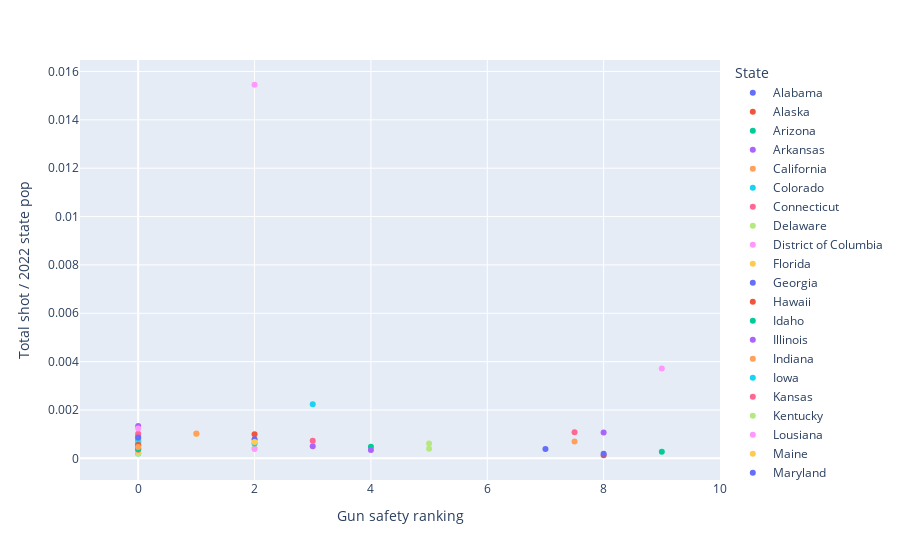

The code cell stored with this chart in its notebook:
### Code cell
# Plot the scatterplot with plotly
fig = px.scatter(merge_df2, x="Gun safety ranking", y="Total shot / 2022 state pop", color="State", trendline="ols")
fig.update_layout(xaxis_range=[0,0.002])
fig.update_layout(xaxis_range=[-1,10])

# Show the plot
fig.show()

### Figure 1 — Plotly figure (JSON) as saved in the notebook; plotly's stock layout.template omitted (floating-point values rounded to 4 significant figures)
{"data": [{"hovertemplate": "State=Alabama<br>Gun safety ranking=%{x}<br>Total shot / 2022 state pop=%{y}<extra></extra>", "legendgroup": "Alabama", "marker": {"color": "#636efa", "symbol": "circle"}, "mode": "markers", "name": "Alabama", "orientation": "v", "showlegend": true, "type": "scatter", "x": [0], "xaxis": "x", "y": [0.0006898], "yaxis": "y"}, {"hovertemplate": "State=Alabama<extra></extra>", "legendgroup": "Alabama", "marker": {"color": "#636efa", "symbol": "circle"}, "mode": "lines", "name": "Alabama", "showlegend": false, "type": "scatter", "xaxis": "x", "yaxis": "y"}, {"hovertemplate": "State=Alaska<br>Gun safety ranking=%{x}<br>Total shot / 2022 state pop=%{y}<extra></extra>", "legendgroup": "Alaska", "marker": {"color": "#EF553B", "symbol": "circle"}, "mode": "markers", "name": "Alaska", "orientation": "v", "showlegend": true, "type": "scatter", "x": [0], "xaxis": "x", "y": [0.0005453], "yaxis": "y"}, {"hovertemplate": "State=Alaska<extra></extra>", "legendgroup": "Alaska", "marker": {"color": "#EF553B", "symbol": "circle"}, "mode": "lines", "name": "Alaska", "showlegend": false, "type": "scatter", "xaxis": "x", "yaxis": "y"}, {"hovertemplate": "State=Arizona<br>Gun safety ranking=%{x}<br>Total shot / 2022 state pop=%{y}<extra></extra>", "legendgroup": "Arizona", "marker": {"color": "#00cc96", "symbol": "circle"}, "mode": "markers", "name": "Arizona", "orientation": "v", "showlegend": true, "type": "scatter", "x": [0], "xaxis": "x", "y": [0.0007338], "yaxis": "y"}, {"hovertemplate": "State=Arizona<extra></extra>", "legendgroup": "Arizona", "marker": {"color": "#00cc96", "symbol": "circle"}, "mode": "lines", "name": "Arizona", "showlegend": false, "type": "scatter", "xaxis": "x", "yaxis": "y"}, {"hovertemplate": "State=Arkansas<br>Gun safety ranking=%{x}<br>Total shot / 2022 state pop=%{y}<extra></extra>", "legendgroup": "Arkansas", "marker": {"color": "#ab63fa", "symbol": "circle"}, "mode": "markers", "name": "Arkansas", "orientation": "v", "showlegend": true, "type": "scatter", "x": [0], "xaxis": "x", "y": [0.0004268], "yaxis": "y"}, {"hovertemplate": "State=Arkansas<extra></extra>", "legendgroup": "Arkansas", "marker": {"color": "#ab63fa", "symbol": "circle"}, "mode": "lines", "name": "Arkansas", "showlegend": false, "type": "scatter", "xaxis": "x", "yaxis": "y"}, {"hovertemplate": "State=California<br>Gun safety ranking=%{x}<br>Total shot / 2022 state pop=%{y}<extra></extra>", "legendgroup": "California", "marker": {"color": "#FFA15A", "symbol": "circle"}, "mode": "markers", "name": "California", "orientation": "v", "showlegend": true, "type": "scatter", "x": [7.5], "xaxis": "x", "y": [0.0006995], "yaxis": "y"}, {"hovertemplate": "State=California<extra></extra>", "legendgroup": "California", "marker": {"color": "#FFA15A", "symbol": "circle"}, "mode": "lines", "name": "California", "showlegend": false, "type": "scatter", "xaxis": "x", "yaxis": "y"}, {"hovertemplate": "State=Colorado<br>Gun safety ranking=%{x}<br>Total shot / 2022 state pop=%{y}<extra></extra>", "legendgroup": "Colorado", "marker": {"color": "#19d3f3", "symbol": "circle"}, "mode": "markers", "name": "Colorado", "orientation": "v", "showlegend": true, "type": "scatter", "x": [3], "xaxis": "x", "y": [0.002243], "yaxis": "y"}, {"hovertemplate": "State=Colorado<extra></extra>", "legendgroup": "Colorado", "marker": {"color": "#19d3f3", "symbol": "circle"}, "mode": "lines", "name": "Colorado", "showlegend": false, "type": "scatter", "xaxis": "x", "yaxis": "y"}, {"hovertemplate": "State=Connecticut<br>Gun safety ranking=%{x}<br>Total shot / 2022 state pop=%{y}<extra></extra>", "legendgroup": "Connecticut", "marker": {"color": "#FF6692", "symbol": "circle"}, "mode": "markers", "name": "Connecticut", "orientation": "v", "showlegend": true, "type": "scatter", "x": [7.5], "xaxis": "x", "y": [0.001076], "yaxis": "y"}, {"hovertemplate": "State=Connecticut<extra></extra>", "legendgroup": "Connecticut", "marker": {"color": "#FF6692", "symbol": "circle"}, "mode": "lines", "name": "Connecticut", "showlegend": false, "type": "scatter", "xaxis": "x", "yaxis": "y"}, {"hovertemplate": "State=Delaware<br>Gun safety ranking=%{x}<br>Total shot / 2022 state pop=%{y}<extra></extra>", "legendgroup": "Delaware", "marker": {"color": "#B6E880", "symbol": "circle"}, "mode": "markers", "name": "Delaware", "orientation": "v", "showlegend": true, "type": "scatter", "x": [5], "xaxis": "x", "y": [0.0003928], "yaxis": "y"}, {"hovertemplate": "State=Delaware<extra></extra>", "legendgroup": "Delaware", "marker": {"color": "#B6E880", "symbol": "circle"}, "mode": "lines", "name": "Delaware", "showlegend": false, "type": "scatter", "xaxis": "x", "yaxis": "y"}, {"hovertemplate": "State=District of Columbia<br>Gun safety ranking=%{x}<br>Total shot / 2022 state pop=%{y}<extra></extra>", "legendgroup": "District of Columbia", "marker": {"color": "#FF97FF", "symbol": "circle"}, "mode": "markers", "name": "District of Columbia", "orientation": "v", "showlegend": true, "type": "scatter", "x": [9], "xaxis": "x", "y": [0.003721], "yaxis": "y"}, {"hovertemplate": "State=District of Columbia<extra></extra>", "legendgroup": "District of Columbia", "marker": {"color": "#FF97FF", "symbol": "circle"}, "mode": "lines", "name": "District of Columbia", "showlegend": false, "type": "scatter", "xaxis": "x", "yaxis": "y"}, {"hovertemplate": "State=Florida<br>Gun safety ranking=%{x}<br>Total shot / 2022 state pop=%{y}<extra></extra>", "legendgroup": "Florida", "marker": {"color": "#FECB52", "symbol": "circle"}, "mode": "markers", "name": "Florida", "orientation": "v", "showlegend": true, "type": "scatter", "x": [1], "xaxis": "x", "y": [0.001007], "yaxis": "y"}, {"hovertemplate": "State=Florida<extra></extra>", "legendgroup": "Florida", "marker": {"color": "#FECB52", "symbol": "circle"}, "mode": "lines", "name": "Florida", "showlegend": false, "type": "scatter", "xaxis": "x", "yaxis": "y"}, {"hovertemplate": "State=Georgia<br>Gun safety ranking=%{x}<br>Total shot / 2022 state pop=%{y}<extra></extra>", "legendgroup": "Georgia", "marker": {"color": "#636efa", "symbol": "circle"}, "mode": "markers", "name": "Georgia", "orientation": "v", "showlegend": true, "type": "scatter", "x": [0], "xaxis": "x", "y": [0.0003849], "yaxis": "y"}, {"hovertemplate": "State=Georgia<extra></extra>", "legendgroup": "Georgia", "marker": {"color": "#636efa", "symbol": "circle"}, "mode": "lines", "name": "Georgia", "showlegend": false, "type": "scatter", "xaxis": "x", "yaxis": "y"}, {"hovertemplate": "State=Hawaii<br>Gun safety ranking=%{x}<br>Total shot / 2022 state pop=%{y}<extra></extra>", "legendgroup": "Hawaii", "marker": {"color": "#EF553B", "symbol": "circle"}, "mode": "markers", "name": "Hawaii", "orientation": "v", "showlegend": true, "type": "scatter", "x": [8], "xaxis": "x", "y": [null], "yaxis": "y"}, {"hovertemplate": "State=Hawaii<extra></extra>", "legendgroup": "Hawaii", "marker": {"color": "#EF553B", "symbol": "circle"}, "mode": "lines", "name": "Hawaii", "showlegend": false, "type": "scatter", "xaxis": "x", "yaxis": "y"}, {"hovertemplate": "State=Idaho<br>Gun safety ranking=%{x}<br>Total shot / 2022 state pop=%{y}<extra></extra>", "legendgroup": "Idaho", "marker": {"color": "#00cc96", "symbol": "circle"}, "mode": "markers", "name": "Idaho", "orientation": "v", "showlegend": true, "type": "scatter", "x": [0], "xaxis": "x", "y": [0.0002063], "yaxis": "y"}, {"hovertemplate": "State=Idaho<extra></extra>", "legendgroup": "Idaho", "marker": {"color": "#00cc96", "symbol": "circle"}, "mode": "lines", "name": "Idaho", "showlegend": false, "type": "scatter", "xaxis": "x", "yaxis": "y"}, {"hovertemplate": "State=Illinois<br>Gun safety ranking=%{x}<br>Total shot / 2022 state pop=%{y}<extra></extra>", "legendgroup": "Illinois", "marker": {"color": "#ab63fa", "symbol": "circle"}, "mode": "markers", "name": "Illinois", "orientation": "v", "showlegend": true, "type": "scatter", "x": [8], "xaxis": "x", "y": [0.001073], "yaxis": "y"}, {"hovertemplate": "State=Illinois<extra></extra>", "legendgroup": "Illinois", "marker": {"color": "#ab63fa", "symbol": "circle"}, "mode": "lines", "name": "Illinois", "showlegend": false, "type": "scatter", "xaxis": "x", "yaxis": "y"}, {"hovertemplate": "State=Indiana<br>Gun safety ranking=%{x}<br>Total shot / 2022 state pop=%{y}<extra></extra>", "legendgroup": "Indiana", "marker": {"color": "#FFA15A", "symbol": "circle"}, "mode": "markers", "name": "Indiana", "orientation": "v", "showlegend": true, "type": "scatter", "x": [0], "xaxis": "x", "y": [0.0006586], "yaxis": "y"}, {"hovertemplate": "State=Indiana<extra></extra>", "legendgroup": "Indiana", "marker": {"color": "#FFA15A", "symbol": "circle"}, "mode": "lines", "name": "Indiana", "showlegend": false, "type": "scatter", "xaxis": "x", "yaxis": "y"}, {"hovertemplate": "State=Iowa<br>Gun safety ranking=%{x}<br>Total shot / 2022 state pop=%{y}<extra></extra>", "legendgroup": "Iowa", "marker": {"color": "#19d3f3", "symbol": "circle"}, "mode": "markers", "name": "Iowa", "orientation": "v", "showlegend": true, "type": "scatter", "x": [1], "xaxis": "x", "y": [null], "yaxis": "y"}, {"hovertemplate": "State=Iowa<extra></extra>", "legendgroup": "Iowa", "marker": {"color": "#19d3f3", "symbol": "circle"}, "mode": "lines", "name": "Iowa", "showlegend": false, "type": "scatter", "xaxis": "x", "yaxis": "y"}, {"hovertemplate": "State=Kansas<br>Gun safety ranking=%{x}<br>Total shot / 2022 state pop=%{y}<extra></extra>", "legendgroup": "Kansas", "marker": {"color": "#FF6692", "symbol": "circle"}, "mode": "markers", "name": "Kansas", "orientation": "v", "showlegend": true, "type": "scatter", "x": [0], "xaxis": "x", "y": [0.001021], "yaxis": "y"}, {"hovertemplate": "State=Kansas<extra></extra>", "legendgroup": "Kansas", "marker": {"color": "#FF6692", "symbol": "circle"}, "mode": "lines", "name": "Kansas", "showlegend": false, "type": "scatter", "xaxis": "x", "yaxis": "y"}, {"hovertemplate": "State=Kentucky<br>Gun safety ranking=%{x}<br>Total shot / 2022 state pop=%{y}<extra></extra>", "legendgroup": "Kentucky", "marker": {"color": "#B6E880", "symbol": "circle"}, "mode": "markers", "name": "Kentucky", "orientation": "v", "showlegend": true, "type": "scatter", "x": [0], "xaxis": "x", "y": [0.0001995], "yaxis": "y"}, {"hovertemplate": "State=Kentucky<extra></extra>", "legendgroup": "Kentucky", "marker": {"color": "#B6E880", "symbol": "circle"}, "mode": "lines", "name": "Kentucky", "showlegend": false, "type": "scatter", "xaxis": "x", "yaxis": "y"}, {"hovertemplate": "State=Lousiana<br>Gun safety ranking=%{x}<br>Total shot / 2022 state pop=%{y}<extra></extra>", "legendgroup": "Lousiana", "marker": {"color": "#FF97FF", "symbol": "circle"}, "mode": "markers", "name": "Lousiana", "orientation": "v", "showlegend": true, "type": "scatter", "x": [1], "xaxis": "x", "y": [null], "yaxis": "y"}, {"hovertemplate": "State=Lousiana<extra></extra>", "legendgroup": "Lousiana", "marker": {"color": "#FF97FF", "symbol": "circle"}, "mode": "lines", "name": "Lousiana", "showlegend": false, "type": "scatter", "xaxis": "x", "yaxis": "y"}, {"hovertemplate": "State=Maine<br>Gun safety ranking=%{x}<br>Total shot / 2022 state pop=%{y}<extra></extra>", "legendgroup": "Maine", "marker": {"color": "#FECB52", "symbol": "circle"}, "mode": "markers", "name": "Maine", "orientation": "v", "showlegend": true, "type": "scatter", "x": [0], "xaxis": "x", "y": [0.0002887], "yaxis": "y"}, {"hovertemplate": "State=Maine<extra></extra>", "legendgroup": "Maine", "marker": {"color": "#FECB52", "symbol": "circle"}, "mode": "lines", "name": "Maine", "showlegend": false, "type": "scatter", "xaxis": "x", "yaxis": "y"}, {"hovertemplate": "State=Maryland<br>Gun safety ranking=%{x}<br>Total shot / 2022 state pop=%{y}<extra></extra>", "legendgroup": "Maryland", "marker": {"color": "#636efa", "symbol": "circle"}, "mode": "markers", "name": "Maryland", "orientation": "v", "showlegend": true, "type": "scatter", "x": [7], "xaxis": "x", "y": [0.0003893], "yaxis": "y"}, {"hovertemplate": "State=Maryland<extra></extra>", "legendgroup": "Maryland", "marker": {"color": "#636efa", "symbol": "circle"}, "mode": "lines", "name": "Maryland", "showlegend": false, "type": "scatter", "xaxis": "x", "yaxis": "y"}, {"hovertemplate": "State=Massachusetts<br>Gun safety ranking=%{x}<br>Total shot / 2022 state pop=%{y}<extra></extra>", "legendgroup": "Massachusetts", "marker": {"color": "#EF553B", "symbol": "circle"}, "mode": "markers", "name": "Massachusetts", "orientation": "v", "showlegend": true, "type": "scatter", "x": [8], "xaxis": "x", "y": [0.0001289], "yaxis": "y"}, {"hovertemplate": "State=Massachusetts<extra></extra>", "legendgroup": "Massachusetts", "marker": {"color": "#EF553B", "symbol": "circle"}, "mode": "lines", "name": "Massachusetts", "showlegend": false, "type": "scatter", "xaxis": "x", "yaxis": "y"}, {"hovertemplate": "State=Michigan<br>Gun safety ranking=%{x}<br>Total shot / 2022 state pop=%{y}<extra></extra>", "legendgroup": "Michigan", "marker": {"color": "#00cc96", "symbol": "circle"}, "mode": "markers", "name": "Michigan", "orientation": "v", "showlegend": true, "type": "scatter", "x": [4], "xaxis": "x", "y": [0.0004784], "yaxis": "y"}, {"hovertemplate": "State=Michigan<extra></extra>", "legendgroup": "Michigan", "marker": {"color": "#00cc96", "symbol": "circle"}, "mode": "lines", "name": "Michigan", "showlegend": false, "type": "scatter", "xaxis": "x", "yaxis": "y"}, {"hovertemplate": "State=Minnesota<br>Gun safety ranking=%{x}<br>Total shot / 2022 state pop=%{y}<extra></extra>", "legendgroup": "Minnesota", "marker": {"color": "#ab63fa", "symbol": "circle"}, "mode": "markers", "name": "Minnesota", "orientation": "v", "showlegend": true, "type": "scatter", "x": [4], "xaxis": "x", "y": [0.0003498], "yaxis": "y"}, {"hovertemplate": "State=Minnesota<extra></extra>", "legendgroup": "Minnesota", "marker": {"color": "#ab63fa", "symbol": "circle"}, "mode": "lines", "name": "Minnesota", "showlegend": false, "type": "scatter", "xaxis": "x", "yaxis": "y"}, {"hovertemplate": "State=Mississippi<br>Gun safety ranking=%{x}<br>Total shot / 2022 state pop=%{y}<extra></extra>", "legendgroup": "Mississippi", "marker": {"color": "#FFA15A", "symbol": "circle"}, "mode": "markers", "name": "Mississippi", "orientation": "v", "showlegend": true, "type": "scatter", "x": [0], "xaxis": "x", "y": [0.0006803], "yaxis": "y"}, {"hovertemplate": "State=Mississippi<extra></extra>", "legendgroup": "Mississippi", "marker": {"color": "#FFA15A", "symbol": "circle"}, "mode": "lines", "name": "Mississippi", "showlegend": false, "type": "scatter", "xaxis": "x", "yaxis": "y"}, {"hovertemplate": "State=Missouri<br>Gun safety ranking=%{x}<br>Total shot / 2022 state pop=%{y}<extra></extra>", "legendgroup": "Missouri", "marker": {"color": "#19d3f3", "symbol": "circle"}, "mode": "markers", "name": "Missouri", "orientation": "v", "showlegend": true, "type": "scatter", "x": [0], "xaxis": "x", "y": [0.0005827], "yaxis": "y"}, {"hovertemplate": "State=Missouri<extra></extra>", "legendgroup": "Missouri", "marker": {"color": "#19d3f3", "symbol": "circle"}, "mode": "lines", "name": "Missouri", "showlegend": false, "type": "scatter", "xaxis": "x", "yaxis": "y"}, {"hovertemplate": "State=Montana<br>Gun safety ranking=%{x}<br>Total shot / 2022 state pop=%{y}<extra></extra>", "legendgroup": "Montana", "marker": {"color": "#FF6692", "symbol": "circle"}, "mode": "markers", "name": "Montana", "orientation": "v", "showlegend": true, "type": "scatter", "x": [0], "xaxis": "x", "y": [0.0003562], "yaxis": "y"}, {"hovertemplate": "State=Montana<extra></extra>", "legendgroup": "Montana", "marker": {"color": "#FF6692", "symbol": "circle"}, "mode": "lines", "name": "Montana", "showlegend": false, "type": "scatter", "xaxis": "x", "yaxis": "y"}, {"hovertemplate": "State=Nebraska<br>Gun safety ranking=%{x}<br>Total shot / 2022 state pop=%{y}<extra></extra>", "legendgroup": "Nebraska", "marker": {"color": "#B6E880", "symbol": "circle"}, "mode": "markers", "name": "Nebraska", "orientation": "v", "showlegend": true, "type": "scatter", "x": [4], "xaxis": "x", "y": [null], "yaxis": "y"}, {"hovertemplate": "State=Nebraska<extra></extra>", "legendgroup": "Nebraska", "marker": {"color": "#B6E880", "symbol": "circle"}, "mode": "lines", "name": "Nebraska", "showlegend": false, "type": "scatter", "xaxis": "x", "yaxis": "y"}, {"hovertemplate": "State=Nevada<br>Gun safety ranking=%{x}<br>Total shot / 2022 state pop=%{y}<extra></extra>", "legendgroup": "Nevada", "marker": {"color": "#FF97FF", "symbol": "circle"}, "mode": "markers", "name": "Nevada", "orientation": "v", "showlegend": true, "type": "scatter", "x": [2], "xaxis": "x", "y": [0.01545], "yaxis": "y"}, {"hovertemplate": "State=Nevada<extra></extra>", "legendgroup": "Nevada", "marker": {"color": "#FF97FF", "symbol": "circle"}, "mode": "lines", "name": "Nevada", "showlegend": false, "type": "scatter", "xaxis": "x", "yaxis": "y"}, {"hovertemplate": "State=New Hampshire<br>Gun safety ranking=%{x}<br>Total shot / 2022 state pop=%{y}<extra></extra>", "legendgroup": "New Hampshire", "marker": {"color": "#FECB52", "symbol": "circle"}, "mode": "markers", "name": "New Hampshire", "orientation": "v", "showlegend": true, "type": "scatter", "x": [0], "xaxis": "x", "y": [null], "yaxis": "y"}, {"hovertemplate": "State=New Hampshire<extra></extra>", "legendgroup": "New Hampshire", "marker": {"color": "#FECB52", "symbol": "circle"}, "mode": "lines", "name": "New Hampshire", "showlegend": false, "type": "scatter", "xaxis": "x", "yaxis": "y"}, {"hovertemplate": "State=New Jersey<br>Gun safety ranking=%{x}<br>Total shot / 2022 state pop=%{y}<extra></extra>", "legendgroup": "New Jersey", "marker": {"color": "#636efa", "symbol": "circle"}, "mode": "markers", "name": "New Jersey", "orientation": "v", "showlegend": true, "type": "scatter", "x": [8], "xaxis": "x", "y": [0.0001943], "yaxis": "y"}, {"hovertemplate": "State=New Jersey<extra></extra>", "legendgroup": "New Jersey", "marker": {"color": "#636efa", "symbol": "circle"}, "mode": "lines", "name": "New Jersey", "showlegend": false, "type": "scatter", "xaxis": "x", "yaxis": "y"}, {"hovertemplate": "State=New Mexico<br>Gun safety ranking=%{x}<br>Total shot / 2022 state pop=%{y}<extra></extra>", "legendgroup": "New Mexico", "marker": {"color": "#EF553B", "symbol": "circle"}, "mode": "markers", "name": "New Mexico", "orientation": "v", "showlegend": true, "type": "scatter", "x": [2], "xaxis": "x", "y": [0.0009937], "yaxis": "y"}, {"hovertemplate": "State=New Mexico<extra></extra>", "legendgroup": "New Mexico", "marker": {"color": "#EF553B", "symbol": "circle"}, "mode": "lines", "name": "New Mexico", "showlegend": false, "type": "scatter", "xaxis": "x", "yaxis": "y"}, {"hovertemplate": "State=New York<br>Gun safety ranking=%{x}<br>Total shot / 2022 state pop=%{y}<extra></extra>", "legendgroup": "New York", "marker": {"color": "#00cc96", "symbol": "circle"}, "mode": "markers", "name": "New York", "orientation": "v", "showlegend": true, "type": "scatter", "x": [9], "xaxis": "x", "y": [0.0002693], "yaxis": "y"}, {"hovertemplate": "State=New York<extra></extra>", "legendgroup": "New York", "marker": {"color": "#00cc96", "symbol": "circle"}, "mode": "lines", "name": "New York", "showlegend": false, "type": "scatter", "xaxis": "x", "yaxis": "y"}, {"hovertemplate": "State=North Carolina<br>Gun safety ranking=%{x}<br>Total shot / 2022 state pop=%{y}<extra></extra>", "legendgroup": "North Carolina", "marker": {"color": "#ab63fa", "symbol": "circle"}, "mode": "markers", "name": "North Carolina", "orientation": "v", "showlegend": true, "type": "scatter", "x": [3], "xaxis": "x", "y": [0.0005047], "yaxis": "y"}, {"hovertemplate": "State=North Carolina<extra></extra>", "legendgroup": "North Carolina", "marker": {"color": "#ab63fa", "symbol": "circle"}, "mode": "lines", "name": "North Carolina", "showlegend": false, "type": "scatter", "xaxis": "x", "yaxis": "y"}, {"hovertemplate": "State=North Dakota<br>Gun safety ranking=%{x}<br>Total shot / 2022 state pop=%{y}<extra></extra>", "legendgroup": "North Dakota", "marker": {"color": "#FFA15A", "symbol": "circle"}, "mode": "markers", "name": "North Dakota", "orientation": "v", "showlegend": true, "type": "scatter", "x": [1], "xaxis": "x", "y": [0.001027], "yaxis": "y"}, {"hovertemplate": "State=North Dakota<extra></extra>", "legendgroup": "North Dakota", "marker": {"color": "#FFA15A", "symbol": "circle"}, "mode": "lines", "name": "North Dakota", "showlegend": false, "type": "scatter", "xaxis": "x", "yaxis": "y"}, {"hovertemplate": "State=Ohio<br>Gun safety ranking=%{x}<br>Total shot / 2022 state pop=%{y}<extra></extra>", "legendgroup": "Ohio", "marker": {"color": "#19d3f3", "symbol": "circle"}, "mode": "markers", "name": "Ohio", "orientation": "v", "showlegend": true, "type": "scatter", "x": [0], "xaxis": "x", "y": [0.0008081], "yaxis": "y"}, {"hovertemplate": "State=Ohio<extra></extra>", "legendgroup": "Ohio", "marker": {"color": "#19d3f3", "symbol": "circle"}, "mode": "lines", "name": "Ohio", "showlegend": false, "type": "scatter", "xaxis": "x", "yaxis": "y"}, {"hovertemplate": "State=Oklahoma<br>Gun safety ranking=%{x}<br>Total shot / 2022 state pop=%{y}<extra></extra>", "legendgroup": "Oklahoma", "marker": {"color": "#FF6692", "symbol": "circle"}, "mode": "markers", "name": "Oklahoma", "orientation": "v", "showlegend": true, "type": "scatter", "x": [0], "xaxis": "x", "y": [0.0009204], "yaxis": "y"}, {"hovertemplate": "State=Oklahoma<extra></extra>", "legendgroup": "Oklahoma", "marker": {"color": "#FF6692", "symbol": "circle"}, "mode": "lines", "name": "Oklahoma", "showlegend": false, "type": "scatter", "xaxis": "x", "yaxis": "y"}, {"hovertemplate": "State=Oregon<br>Gun safety ranking=%{x}<br>Total shot / 2022 state pop=%{y}<extra></extra>", "legendgroup": "Oregon", "marker": {"color": "#B6E880", "symbol": "circle"}, "mode": "markers", "name": "Oregon", "orientation": "v", "showlegend": true, "type": "scatter", "x": [2], "xaxis": "x", "y": [0.0004245], "yaxis": "y"}, {"hovertemplate": "State=Oregon<extra></extra>", "legendgroup": "Oregon", "marker": {"color": "#B6E880", "symbol": "circle"}, "mode": "lines", "name": "Oregon", "showlegend": false, "type": "scatter", "xaxis": "x", "yaxis": "y"}, {"hovertemplate": "State=Pennsylvania<br>Gun safety ranking=%{x}<br>Total shot / 2022 state pop=%{y}<extra></extra>", "legendgroup": "Pennsylvania", "marker": {"color": "#FF97FF", "symbol": "circle"}, "mode": "markers", "name": "Pennsylvania", "orientation": "v", "showlegend": true, "type": "scatter", "x": [2], "xaxis": "x", "y": [0.0003854], "yaxis": "y"}, {"hovertemplate": "State=Pennsylvania<extra></extra>", "legendgroup": "Pennsylvania", "marker": {"color": "#FF97FF", "symbol": "circle"}, "mode": "lines", "name": "Pennsylvania", "showlegend": false, "type": "scatter", "xaxis": "x", "yaxis": "y"}, {"hovertemplate": "State=Rhode Island<br>Gun safety ranking=%{x}<br>Total shot / 2022 state pop=%{y}<extra></extra>", "legendgroup": "Rhode Island", "marker": {"color": "#FECB52", "symbol": "circle"}, "mode": "markers", "name": "Rhode Island", "orientation": "v", "showlegend": true, "type": "scatter", "x": [5], "xaxis": "x", "y": [null], "yaxis": "y"}, {"hovertemplate": "State=Rhode Island<extra></extra>", "legendgroup": "Rhode Island", "marker": {"color": "#FECB52", "symbol": "circle"}, "mode": "lines", "name": "Rhode Island", "showlegend": false, "type": "scatter", "xaxis": "x", "yaxis": "y"}, {"hovertemplate": "State=South Carolina<br>Gun safety ranking=%{x}<br>Total shot / 2022 state pop=%{y}<extra></extra>", "legendgroup": "South Carolina", "marker": {"color": "#636efa", "symbol": "circle"}, "mode": "markers", "name": "South Carolina", "orientation": "v", "showlegend": true, "type": "scatter", "x": [2], "xaxis": "x", "y": [0.0007951], "yaxis": "y"}, {"hovertemplate": "State=South Carolina<extra></extra>", "legendgroup": "South Carolina", "marker": {"color": "#636efa", "symbol": "circle"}, "mode": "lines", "name": "South Carolina", "showlegend": false, "type": "scatter", "xaxis": "x", "yaxis": "y"}, {"hovertemplate": "State=South Dakota<br>Gun safety ranking=%{x}<br>Total shot / 2022 state pop=%{y}<extra></extra>", "legendgroup": "South Dakota", "marker": {"color": "#EF553B", "symbol": "circle"}, "mode": "markers", "name": "South Dakota", "orientation": "v", "showlegend": true, "type": "scatter", "x": [0], "xaxis": "x", "y": [0.0005496], "yaxis": "y"}, {"hovertemplate": "State=South Dakota<extra></extra>", "legendgroup": "South Dakota", "marker": {"color": "#EF553B", "symbol": "circle"}, "mode": "lines", "name": "South Dakota", "showlegend": false, "type": "scatter", "xaxis": "x", "yaxis": "y"}, {"hovertemplate": "State=Tennessee<br>Gun safety ranking=%{x}<br>Total shot / 2022 state pop=%{y}<extra></extra>", "legendgroup": "Tennessee", "marker": {"color": "#00cc96", "symbol": "circle"}, "mode": "markers", "name": "Tennessee", "orientation": "v", "showlegend": true, "type": "scatter", "x": [0], "xaxis": "x", "y": [0.0003829], "yaxis": "y"}, {"hovertemplate": "State=Tennessee<extra></extra>", "legendgroup": "Tennessee", "marker": {"color": "#00cc96", "symbol": "circle"}, "mode": "lines", "name": "Tennessee", "showlegend": false, "type": "scatter", "xaxis": "x", "yaxis": "y"}, {"hovertemplate": "State=Texas<br>Gun safety ranking=%{x}<br>Total shot / 2022 state pop=%{y}<extra></extra>", "legendgroup": "Texas", "marker": {"color": "#ab63fa", "symbol": "circle"}, "mode": "markers", "name": "Texas", "orientation": "v", "showlegend": true, "type": "scatter", "x": [0], "xaxis": "x", "y": [0.001339], "yaxis": "y"}, {"hovertemplate": "State=Texas<extra></extra>", "legendgroup": "Texas", "marker": {"color": "#ab63fa", "symbol": "circle"}, "mode": "lines", "name": "Texas", "showlegend": false, "type": "scatter", "xaxis": "x", "yaxis": "y"}, {"hovertemplate": "State=Utah<br>Gun safety ranking=%{x}<br>Total shot / 2022 state pop=%{y}<extra></extra>", "legendgroup": "Utah", "marker": {"color": "#FFA15A", "symbol": "circle"}, "mode": "markers", "name": "Utah", "orientation": "v", "showlegend": true, "type": "scatter", "x": [0], "xaxis": "x", "y": [0.0004733], "yaxis": "y"}, {"hovertemplate": "State=Utah<extra></extra>", "legendgroup": "Utah", "marker": {"color": "#FFA15A", "symbol": "circle"}, "mode": "lines", "name": "Utah", "showlegend": false, "type": "scatter", "xaxis": "x", "yaxis": "y"}, {"hovertemplate": "State=Vermont<br>Gun safety ranking=%{x}<br>Total shot / 2022 state pop=%{y}<extra></extra>", "legendgroup": "Vermont", "marker": {"color": "#19d3f3", "symbol": "circle"}, "mode": "markers", "name": "Vermont", "orientation": "v", "showlegend": true, "type": "scatter", "x": [2], "xaxis": "x", "y": [0.0006182], "yaxis": "y"}, {"hovertemplate": "State=Vermont<extra></extra>", "legendgroup": "Vermont", "marker": {"color": "#19d3f3", "symbol": "circle"}, "mode": "lines", "name": "Vermont", "showlegend": false, "type": "scatter", "xaxis": "x", "yaxis": "y"}, {"hovertemplate": "State=Virginia<br>Gun safety ranking=%{x}<br>Total shot / 2022 state pop=%{y}<extra></extra>", "legendgroup": "Virginia", "marker": {"color": "#FF6692", "symbol": "circle"}, "mode": "markers", "name": "Virginia", "orientation": "v", "showlegend": true, "type": "scatter", "x": [3], "xaxis": "x", "y": [0.0007255], "yaxis": "y"}, {"hovertemplate": "State=Virginia<extra></extra>", "legendgroup": "Virginia", "marker": {"color": "#FF6692", "symbol": "circle"}, "mode": "lines", "name": "Virginia", "showlegend": false, "type": "scatter", "xaxis": "x", "yaxis": "y"}, {"hovertemplate": "State=Washington<br>Gun safety ranking=%{x}<br>Total shot / 2022 state pop=%{y}<extra></extra>", "legendgroup": "Washington", "marker": {"color": "#B6E880", "symbol": "circle"}, "mode": "markers", "name": "Washington", "orientation": "v", "showlegend": true, "type": "scatter", "x": [5], "xaxis": "x", "y": [0.0006165], "yaxis": "y"}, {"hovertemplate": "State=Washington<extra></extra>", "legendgroup": "Washington", "marker": {"color": "#B6E880", "symbol": "circle"}, "mode": "lines", "name": "Washington", "showlegend": false, "type": "scatter", "xaxis": "x", "yaxis": "y"}, {"hovertemplate": "State=West Virginia<br>Gun safety ranking=%{x}<br>Total shot / 2022 state pop=%{y}<extra></extra>", "legendgroup": "West Virginia", "marker": {"color": "#FF97FF", "symbol": "circle"}, "mode": "markers", "name": "West Virginia", "orientation": "v", "showlegend": true, "type": "scatter", "x": [0], "xaxis": "x", "y": [0.001239], "yaxis": "y"}, {"hovertemplate": "State=West Virginia<extra></extra>", "legendgroup": "West Virginia", "marker": {"color": "#FF97FF", "symbol": "circle"}, "mode": "lines", "name": "West Virginia", "showlegend": false, "type": "scatter", "xaxis": "x", "yaxis": "y"}, {"hovertemplate": "State=Wisconsin<br>Gun safety ranking=%{x}<br>Total shot / 2022 state pop=%{y}<extra></extra>", "legendgroup": "Wisconsin", "marker": {"color": "#FECB52", "symbol": "circle"}, "mode": "markers", "name": "Wisconsin", "orientation": "v", "showlegend": true, "type": "scatter", "x": [2], "xaxis": "x", "y": [0.0006788], "yaxis": "y"}, {"hovertemplate": "State=Wisconsin<extra></extra>", "legendgroup": "Wisconsin", "marker": {"color": "#FECB52", "symbol": "circle"}, "mode": "lines", "name": "Wisconsin", "showlegend": false, "type": "scatter", "xaxis": "x", "yaxis": "y"}, {"hovertemplate": "State=Wyoming<br>Gun safety ranking=%{x}<br>Total shot / 2022 state pop=%{y}<extra></extra>", "legendgroup": "Wyoming", "marker": {"color": "#636efa", "symbol": "circle"}, "mode": "markers", "name": "Wyoming", "orientation": "v", "showlegend": true, "type": "scatter", "x": [0], "xaxis": "x", "y": [0.00086], "yaxis": "y"}, {"hovertemplate": "State=Wyoming<extra></extra>", "legendgroup": "Wyoming", "marker": {"color": "#636efa", "symbol": "circle"}, "mode": "lines", "name": "Wyoming", "showlegend": false, "type": "scatter", "xaxis": "x", "yaxis": "y"}, {"hovertemplate": "State=Gun safety ranking<br>Gun safety ranking=%{x}<br>Total shot / 2022 state pop=%{y}<extra></extra>", "legendgroup": "Gun safety ranking", "marker": {"color": "#EF553B", "symbol": "circle"}, "mode": "markers", "name": "Gun safety ranking", "orientation": "v", "showlegend": true, "type": "scatter", "x": [126], "xaxis": "x", "y": [null], "yaxis": "y"}, {"hovertemplate": "State=Gun safety ranking<extra></extra>", "legendgroup": "Gun safety ranking", "marker": {"color": "#EF553B", "symbol": "circle"}, "mode": "lines", "name": "Gun safety ranking", "showlegend": false, "type": "scatter", "xaxis": "x", "yaxis": "y"}], "layout": {"legend": {"title": {"text": "State"}, "tracegroupgap": 0}, "margin": {"t": 60}, "xaxis": {"anchor": "y", "domain": [0, 1], "range": [-1, 10], "title": {"text": "Gun safety ranking"}}, "yaxis": {"anchor": "x", "domain": [0, 1], "title": {"text": "Total shot / 2022 state pop"}}}}
